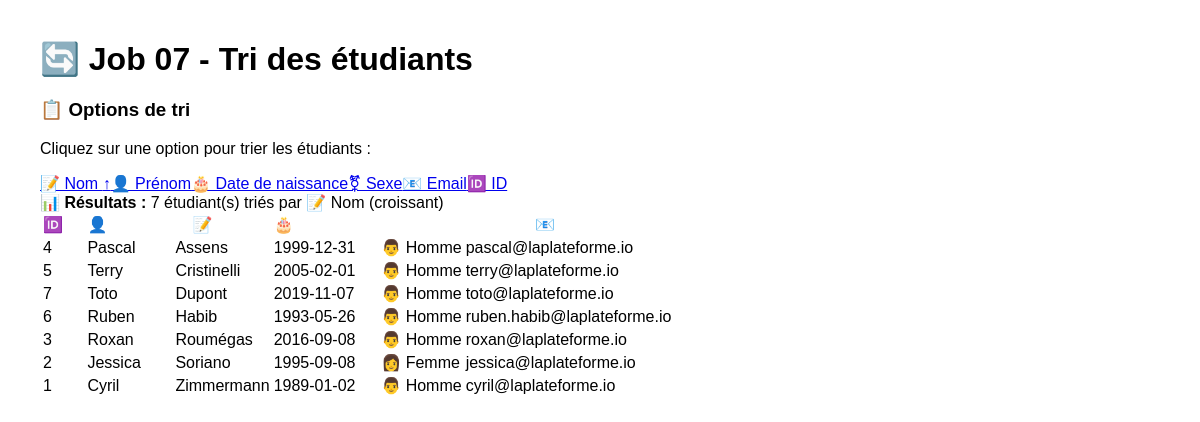
The app's page /jour10/job07/index.php with its own data.
### tables this page shows
CREATE TABLE IF NOT EXISTS `etudiants` (
  `id` int NOT NULL AUTO_INCREMENT,
  `prenom` varchar(255) NOT NULL,
  `nom` varchar(255) NOT NULL,
  `naissance` date NOT NULL,
  `sexe` varchar(25) NOT NULL,
  `email` varchar(255) NOT NULL,
  PRIMARY KEY (`id`)
);

### jour10/job07/index.php (the view, shortened to what this page needs)
<!DOCTYPE html>
<html lang="fr">
<head>
</head>
<body>
    <div class="container">
        <h1>🔄 Job 07 - Tri des étudiants</h1>
        <?php
        $host = 'localhost';
        $dbname = 'jour09';
        $username = 'root';
        $password = '';
        try {
            $pdo = new PDO("mysql:host=$host;dbname=$dbname;charset=utf8", $username, $password);
            $pdo->setAttribute(PDO::ATTR_ERRMODE, PDO::ERRMODE_EXCEPTION);
            $sortBy = isset($_GET['sort']) ? $_GET['sort'] : 'nom';
            $order = isset($_GET['order']) ? $_GET['order'] : 'asc';
            echo '<div class="sort-controls">';
            echo '<h3>📋 Options de tri</h3>';
            echo '<p>Cliquez sur une option pour trier les étudiants :</p>';
            $sortOptions = [
                'nom' => '📝 Nom',
                'prenom' => '👤 Prénom',
                'naissance' => '🎂 Date de naissance',
                'sexe' => '⚧ Sexe',
                'email' => '📧 Email',
                'id' => '🆔 ID'
            ];
            foreach ($sortOptions as $field => $label) {
                $newOrder = ($sortBy == $field && $order == 'asc') ? 'desc' : 'asc';
                $activeClass = ($sortBy == $field) ? 'active' : '';
                $arrow = '';
                if ($sortBy == $field) {
                    $arrow = ($order == 'asc') ? ' ↑' : ' ↓';
                }
                echo '<a href="?sort=' . $field . '&order=' . $newOrder . '" class="sort-btn ' . $activeClass . '">';
                echo $label . $arrow;
                echo '</a>';
            }
            echo '</div>';
            $sql = "SELECT * FROM etudiants ORDER BY $sortBy $order";
            $stmt = $pdo->query($sql);
            $etudiants = $stmt->fetchAll(PDO::FETCH_ASSOC);
            if ($etudiants) {
                echo '<div class="info">';
                echo '<strong>📊 Résultats :</strong> ' . count($etudiants) . ' étudiant(s) triés par ';
                echo $sortOptions[$sortBy] . ' (' . ($order == 'asc' ? 'croissant' : 'décroissant') . ')';
                echo '</div>';
                echo '<table>';
                echo '<thead>';
                echo '<tr>';
                $headers = [
                    'id' => '🆔 ID',
                    'prenom' => '👤 Prénom',
                    'nom' => '📝 Nom',
                    'naissance' => '🎂 Naissance',
                    'sexe' => '⚧ Sexe',
                    'email' => '📧 Email'
                ];
                foreach ($headers as $field => $label) {
                    $newOrder = ($sortBy == $field && $order == 'asc') ? 'desc' : 'asc';
                    $class = 'sortable';
                    if ($sortBy == $field) {
                        $class .= ' ' . $order;
                    }
                    echo '<th class="' . $class . '">';
                    echo '<a href="?sort=' . $field . '&order=' . $newOrder . '" style="color: white; text-decoration: none;">';
                    echo $label;
                    echo '</a>';
                    echo '</th>';
                }
                echo '</tr>';
                echo '</thead>';
                echo '<tbody>';
                foreach ($etudiants as $index => $etudiant) {
                    echo '<tr>';
                    echo '<td>' . htmlspecialchars($etudiant['id']) . '</td>';
                    echo '<td>' . htmlspecialchars($etudiant['prenom']) . '</td>';
                    echo '<td>' . htmlspecialchars($etudiant['nom']) . '</td>';
                    echo '<td>' . htmlspecialchars($etudiant['naissance']) . '</td>';
                    echo '<td>';
                    if ($etudiant['sexe'] == 'Homme') {
                        echo '👨 ' . htmlspecialchars($etudiant['sexe']);
                    } else {
                        echo '👩 ' . htmlspecialchars($etudiant['sexe']);
                    }
                    echo '</td>';
                    echo '<td>' . htmlspecialchars($etudiant['email']) . '</td>';
                    echo '</tr>';
                }
                echo '</tbody>';
                echo '</table>';
            } else {
                echo '<div class="info">';
                echo '<strong>📝 Aucun étudiant dans la base de données</strong>';
                echo '</div>';
            }
        } catch (PDOException $e) {
            echo '<div class="error">';
            echo '<strong>❌ Erreur de base de données :</strong><br>';
            echo htmlspecialchars($e->getMessage());
            echo '</div>';
        }
        ?>
    </div>
</body>
</html>

### records on screen
etudiants: id "4", prenom "Pascal", nom "Assens", naissance "1999-12-31", sexe "Homme", email "pascal@laplateforme.io"
etudiants: id "5", prenom "Terry", nom "Cristinelli", naissance "2005-02-01", sexe "Homme", email "terry@laplateforme.io"
etudiants: id "7", prenom "Toto", nom "Dupont", naissance "2019-11-07", sexe "Homme", email "toto@laplateforme.io"
etudiants: id "6", prenom "Ruben", nom "Habib", naissance "1993-05-26", sexe "Homme", email "ruben.habib@laplateforme.io"
etudiants: id "3", prenom "Roxan", nom "Roumégas", naissance "2016-09-08", sexe "Homme", email "roxan@laplateforme.io"
etudiants: id "2", prenom "Jessica", nom "Soriano", naissance "1995-09-08", sexe "Femme", email "jessica@laplateforme.io"
etudiants: id "1", prenom "Cyril", nom "Zimmermann", naissance "1989-01-02", sexe "Homme", email "cyril@laplateforme.io"

### other values on screen
$label "📝 Nom"
$arrow "↑"
$label "👤 Prénom"
$label "🎂 Date de naissance"
$label "⚧ Sexe"
$label "📧 Email"
$label "🆔 ID"
count($etudiants) "7"
$sortOptions[$sortBy] "📝 Nom"
$label "🎂 Naissance"
